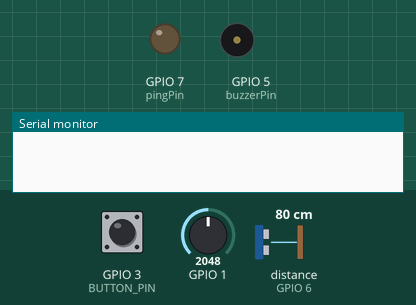
Bench run of a sketch on a simulated ESP32-S3. Parts: output pins drawn as LEDs (lit = HIGH), buzzer (waves = sounding, pin HIGH), the last lines printed to the serial monitor. Inputs (shaded band) come from the test bench; at power-on: GPIO 3 (BUTTON_PIN) HIGH, GPIO 1 = 2048, distance to the obstacle (sensor on GPIO 6) 80 cm. The echo pulse lasts 58.3 µs per cm.

Above: at 1.2 s.
1.3 s: GPIO 3 (BUTTON_PIN) pulled LOW for 0.15 s
At 1.7 s:
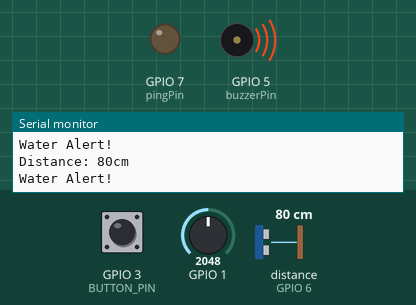
2.9 s: GPIO 1 set to 108
4.4 s: GPIO 1 set to 93
At 5.3 s:
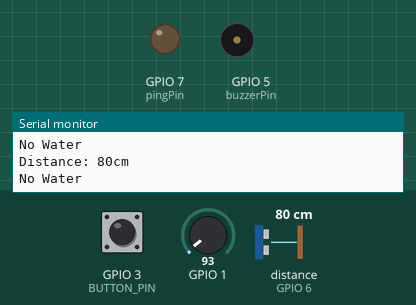
6.0 s: GPIO 3 (BUTTON_PIN) pulled LOW for 1 s
Timing chart, 0 to 9.0 s (numbered marks = the images above; inputs shaded):
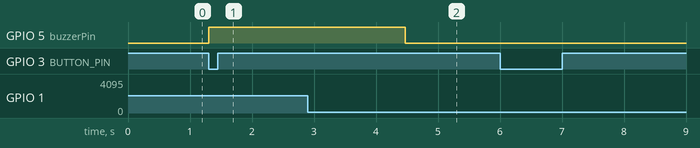

Measured:
- the behaviour switches between 101 and 100 on GPIO 1 (found by bisection; images 1 and 2)
- after the input at 1.3 s, GPIO 5 (buzzerPin): LOW → HIGH at once
- after the input at 4.4 s, GPIO 5 (buzzerPin): HIGH → LOW after 0.07 s

The sketch:

SmartCane.ino
```cpp
#include "Sensors.h"

// Pin Configuration
const int pingPin = 7;
const int echoPin = 6;
const int respin = A0;
const int buzzerPin = 5;
const int BUTTON_PIN = 3;

// Thresholds
const int WATER_THRESHOLD = 100;
const long DISTANCE_THRESHOLD = 75;

// State Variables
int lastState = LOW;
int currentState;
bool programEnabled = false;

void setup() {
  Serial.begin(9600);
  pinMode(buzzerPin, OUTPUT);
  pinMode(BUTTON_PIN, INPUT_PULLUP);
}

void loop() {
  currentState = digitalRead(BUTTON_PIN);

  // Toggle
  if (lastState == HIGH && currentState == LOW) {
    programEnabled = !programEnabled;
    Serial.println(programEnabled ? "System Enabled" : "System Disabled");
  }
  lastState = currentState;

  if (programEnabled) {
    long cm = getDistanceCM(pingPin, echoPin);
    bool waterDetected = isWaterDetected(respin, WATER_THRESHOLD);

    // Debug output
    Serial.print("Distance: "); Serial.print(cm); Serial.println("cm");
    Serial.println(waterDetected ? "Water Alert!" : "No Water");

    // Trigger alarm
    if (waterDetected || (cm < DISTANCE_THRESHOLD)) {
      digitalWrite(buzzerPin, HIGH);
    } else {
      digitalWrite(buzzerPin, LOW);
    }

    delay(100);
  } else {
    digitalWrite(buzzerPin, LOW);
  }
}
```

Sensors.cpp
```cpp
#include "Sensors.h"

// Calculates distance
long getDistanceCM(int pingPin, int echoPin) {
  pinMode(pingPin, OUTPUT);
  digitalWrite(pingPin, LOW);
  delayMicroseconds(2);
  digitalWrite(pingPin, HIGH);
  delayMicroseconds(10);
  digitalWrite(pingPin, LOW);

  pinMode(echoPin, INPUT);
  long duration = pulseIn(echoPin, HIGH);

  // Convert ms to cm
  return duration / 29 / 2;
}

bool isWaterDetected(int resPin, int threshold) {
  int resval = analogRead(resPin);
  return (resval > threshold);
}
```

Sensors.h
```cpp
#ifndef SENSORS_H
#define SENSORS_H

#include <Arduino.h>

long getDistanceCM(int pingPin, int echoPin);
bool isWaterDetected(int resPin, int threshold);

#endif
```
